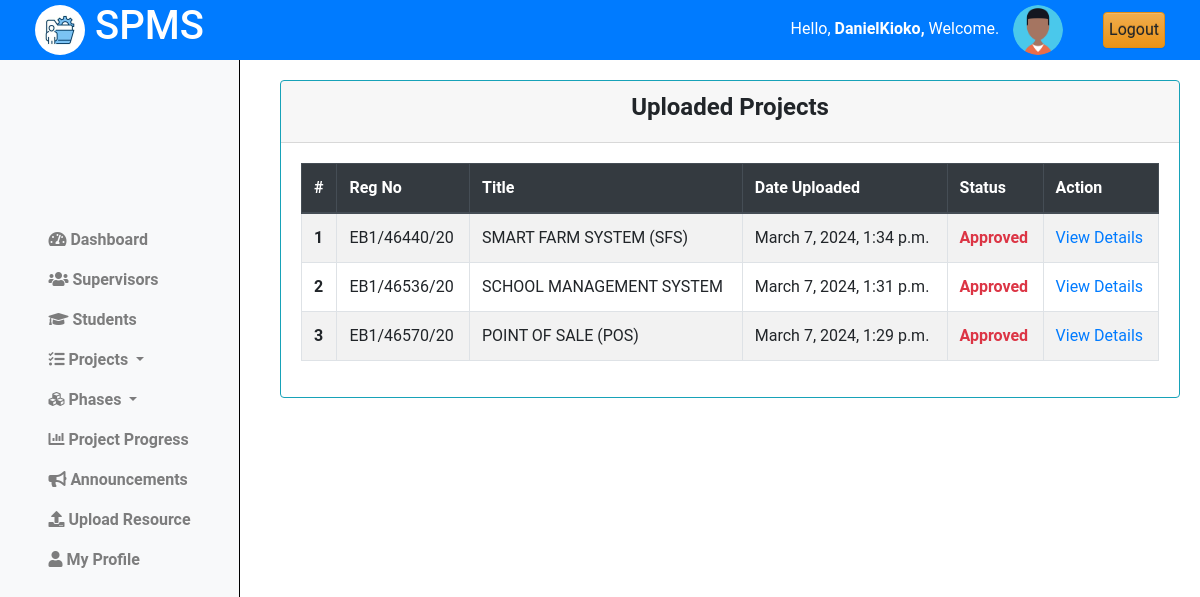
The page /coordinator/view_projects/ (signed in) on the database as committed earlier.
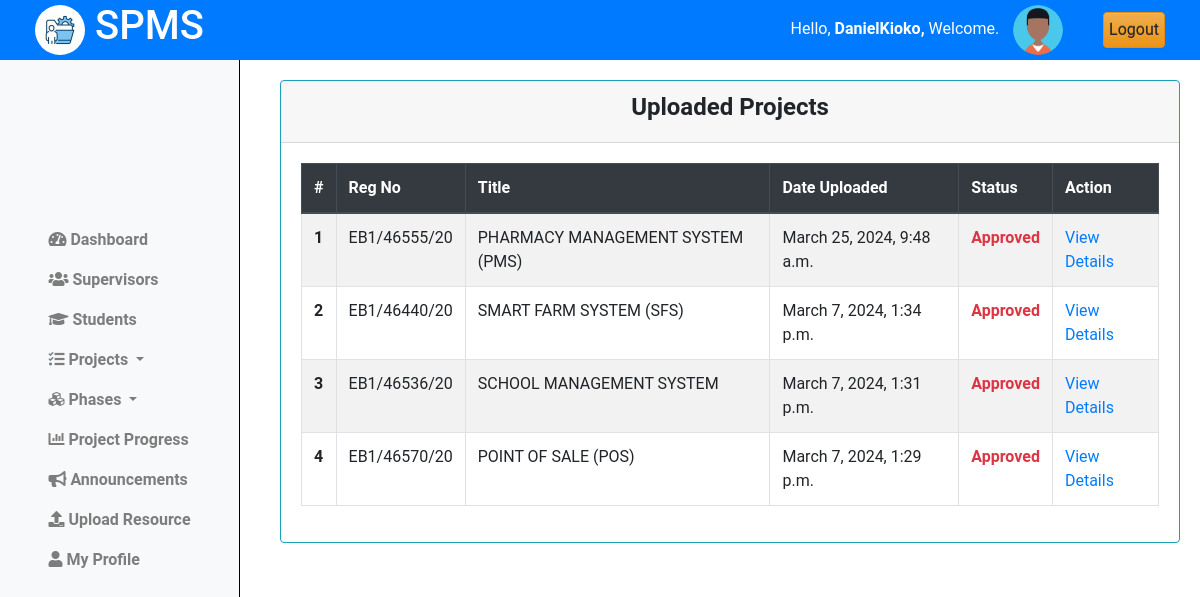
The same page on the database as committed later.
### projectsApp/models.py (models this page shows, shortened)
class Coordinator(AbstractUser):
    pass

class Projects(models.Model):
    student = models.ForeignKey(Student, on_delete=models.CASCADE)
    title = models.CharField(max_length=255)
    description = models.TextField()
    objectives = models.TextField()
    lecturer = models.ForeignKey(Lecturer, on_delete=models.SET_NULL, null=True, blank=True)
    status = models.CharField(max_length=50, choices=[
        ('pending', 'Pending'),
        ('approved', 'Approved'),
        ('rejected', 'Rejected')
    ], default='pending')
    created_at = models.DateTimeField(auto_now_add=True)
    updated_at = models.DateTimeField(auto_now=True)

class Student(models.Model):
    regno = models.CharField(max_length=255, unique=True)
    email = models.EmailField(max_length=255, unique=True)
    name = models.CharField(max_length=255)
    phone_number = models.IntegerField(null=True, blank=True)
    intake_year = models.PositiveSmallIntegerField(default=2024)
    password = models.CharField(max_length=128, null=False, blank=False)
    user_id = models.AutoField(primary_key=True)
    last_login = models.DateTimeField(blank=True, null=True)
    USERNAME_FIELD = 'email'
    REQUIRED_FIELDS = ['regno', 'name', 'phone_number']
    class Meta:
        db_table = "students"

### projectsApp/AccessControl.py (the view)
    @login_required
    def wrapper(request, *args, **kwargs):
        if not isinstance(request.user, Coordinator):
            return redirect('cordinator_login')
        return function(request, *args, **kwargs)

### projectsApp/AccessControl.py (called while the page is built)
def coordinator_required(function):
    @login_required
    def wrapper(request, *args, **kwargs):
        if not isinstance(request.user, Coordinator):
            return redirect('cordinator_login')
        return function(request, *args, **kwargs)
    return wrapper

### projectsApp/views.py (called while the page is built)
@coordinator_required
def view_projects(request):
    projects = Projects.objects.all().order_by('-created_at')
    for i,project in enumerate(projects):
        project.index = i+1
        student = project.student
        project.reg_number = student.regno
    context = {'projects':projects}
    return render(request, 'cordinator/projects.html',context)

### projectsApp/templates/cordinator/projects.html
{% extends 'base_cord.html' %}
{% load static %}
{% block content %}
{% include 'column1_cord.html' %}
<div class="content">
    <div class="container-fluid">
        <div class="row">
            <div class="card border-info">
                <div class="card-header text-center">
                    <h4><b>Uploaded Projects</b></h4>
                </div>
                <div class="card-body">
                    <table class="table table-bordered table-hover  table-striped border-info">
                        <thead class="thead-dark">
                            <tr>
                                <th scope="col">#</th>
                                <th scope="col">Reg No</th>
                                <th scope="col">Title</th>
                                <th scope="col">Date Uploaded</th>
                                <th scope="col">Status</th>
                                <th scope="col">Action</th>
                            </tr>
                        </thead>
                        <tbody>
                            {% if projects.exists %}
                                {% for project in projects %}
                                    <tr>
                                        <th scope="row">{{project.index}}</th>
                                        <td>{{project.reg_number|upper}}</td>
                                        <td>{{project.title|upper}}</td>
                                        <td>{{project.created_at}}</td>
                                        <td class="text-danger "><b>{{project.status|title}}</b></td>
                                        <td><a href="{% url "view_project_details" project.id%}"> View Details </a></td>
                                    </tr>
                            {% endfor %}
                            {% else %}
                                <tr>
                                    <td colspan="6" class="text-center text-danger">No Uploaded projects found.</td>
                                </tr>
                            {% endif %}
                        </tbody>
                    </table>
                </div>
            </div>
        </div>
    </div>
</div>
<link rel="stylesheet" href="{% static 'css/mystudents.css' %}">
{% endblock %}

### projectsApp/templates/base_cord.html (shortened to what this page needs)
{% load static %}
<!doctype html>
<html class="no-js h-100" lang="en">
  <head>
    <link href="https://use.fontawesome.com/releases/v5.0.6/css/all.css" rel="stylesheet">
    <link href="https://stackpath.bootstrapcdn.com/bootstrap/4.5.2/css/bootstrap.min.css" rel="stylesheet">
    <link rel="stylesheet" href="https://cdn.jsdelivr.net/npm/bootstrap@3.3.7/dist/css/bootstrap-theme.min.css">
</head>
<body>
    <header>
        <div class="container-fluid">
            <div class="row align-items-center">
                <div class="col-md-3">
                    <div class="left">
                        <img src="{% static 'images/logo.jpg' %}" alt="Logo" class="logo">
                        <h1>SPMS</h1>
                    </div>
                </div>
                <div class="col-md-9 d-flex justify-content-end">
                    <div class="row align-items-center">
                        <div class="col-auto">
                            <span class="username mb-3" style="padding:10px;">
                                Hello,
                                <strong>
                                    {% if request.user.is_authenticated %}
                                        {% if request.user.is_staff %}
                                            {{ request.user.username }},
                                        {% else %}
                                            {{ request.user.name }},
                                        {% endif %}
                                    {% else %}
                                        Guest,
                                    {% endif %}
                                </strong>
                                Welcome.
                            </span>
                            <img src="{% static 'images/profile.png'%}" alt="Profile Picture" class="profile-pic">
                        </div>
                        <div class="col-auto">
                            <a href="{% url 'logout' %}" class="btn btn-warning" style="padding:5px;">Logout</a>
                        </div>
                    </div>
                </div>
            </div>
        </div>
    </header>
    {% block content %}
    {% endblock %}
</body>
</html>

### projectsApp/templates/column1_cord.html (shortened to what this page needs)
{% load static %}
<nav class="navbar navbar-expand-lg navbar-light bg-light flex-md-column sidebar column-1">
  <div class="collapse navbar-collapse" id="navbarNav">
    <ul class="navbar-nav flex-column">
      <li class="nav-item">
        <a class="nav-link" href="{% url "cordinator_dashboard" %}">
          <i class="fas fa-tachometer-alt"></i> Dashboard
        </a>
      </li>
      <li class="nav-item">
        <a class="nav-link" href="{% url 'view_supervisors' %}">
          <i class="fas fa-users"></i> Supervisors
        </a>
      </li>
      <li class="nav-item">
        <a class="nav-link" href="{% url 'registered_students' %}">
          <i class="fas fa-graduation-cap"></i> Students
        </a>
      </li>
      <li class="nav-item dropdown">
        <a class="nav-link dropdown-toggle" href="#" id="projectsDropdown" role="button" data-bs-toggle="dropdown" aria-expanded="false">
          <i class="fas fa-tasks"></i> Projects
        </a>
      </li>
      <li class="nav-item dropdown">
        <a class="nav-link dropdown-toggle" href="#" id="phasesDropdown" role="button" data-bs-toggle="dropdown" aria-expanded="false">
          <i class="fas fa-cubes"></i> Phases
        </a>
      </li>
      <li class="nav-item">
        <a class="nav-link" href="{% url 'view_milestones' %}">
          <i class="fas fa-chart-bar"></i> Project Progress
        </a>
      </li>
      <li class="nav-item">
        <a class="nav-link" href="{% url 'make_announcement' %}">
          <i class="fas fa-bullhorn"></i> Announcements
        </a>
      </li>
      <li class="nav-item">
        <a class="nav-link" href="{% url 'upload_resource' %}">
          <i class="fas fa-upload"></i> Upload Resource
        </a>
      </li>
      <li class="nav-item">
        <a class="nav-link" href="{% url 'coordinator_profile' %}">
          <i class="fas fa-user"></i> My Profile
        </a>
      </li>
    </ul>
  </div>
</nav>

### projectsApp/static/css/mystudents.css (style rules this page uses)
.content { margin-left: 250px; padding: 20px; margin-top: 60px; }
.card { width: 100%; margin-left: 10px; }

### projectsApp/templates/base_cord.html (style rules this page uses)
body { font-family: 'Roboto', sans-serif; margin: 0; padding: 0; }
header { background-color: #007BFF; color: white; display: flex; justify-content: space-between; align-items: center; text-align: center; padding: 10px 20px; z-index: 20; position: fixed; top: 0; left: 0; width: 100%; height: 60px; }
header .left { display: flex; align-items: center; }
header .logo { width: 50px; height: 50px; margin-right: 10px; border-radius: 50%; }
header .profile-pic { width: 50px; height: 50px; border-radius: 50%; margin-right: 10px; }
.sidebar { position: fixed; top: 0; left: 0; width: 240px; height: 100vh; background-color: #647c94; border-right: 1px solid black; padding: 10px; overflow-x: hidden; }
.sidebar .nav-link { font-weight: 700; color: #d92727; }

Rows that differ between the two databases and show on the page:
added Projects: index "1", reg_number "EB1/46555/20", title "PHARMACY MANAGEMENT SYSTEM (PMS)", created_at "March 25, 2024, 9:48 a.m.", status "Approved"
computed for Projects "SMART FARM SYSTEM (SFS)": index "1" → "2"
computed for Projects "SCHOOL MANAGEMENT SYSTEM": index "2" → "3"
computed for Projects "POINT OF SALE (POS)": index "3" → "4"
